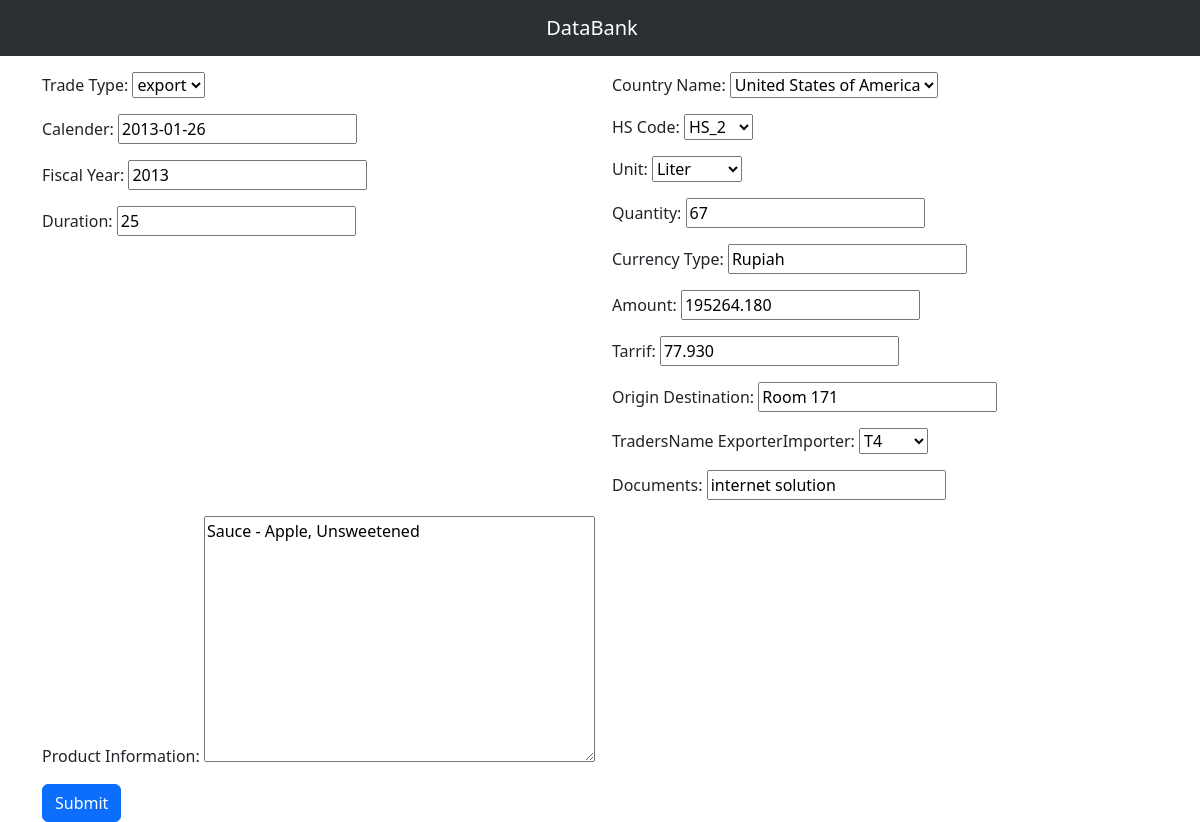
/update_trade_record/7/, run on the app's committed database.
### import_export/models.py (models this page shows, shortened)
class TradeData(models.Model):
    TRADE_OPTIONS = (
        ('import', 'import'),
        ('export', 'export')
    )
    id = models.IntegerField(primary_key=True, unique=True, editable=False)
    Trade_Type = models.CharField(max_length=100, choices=TRADE_OPTIONS, null=True, blank=True)
    Calender = models.DateField(null=True, blank=True)
    Fiscal_Year = models.CharField(max_length=10, null=True, blank=True)
    Duration = models.IntegerField(default=0, null=True, blank=True)
    Country_Name = models.ForeignKey(Country_meta, on_delete=models.CASCADE)
    HS_Code = models.ForeignKey(HS_Code_meta, on_delete=models.CASCADE)
    Unit = models.ForeignKey(Unit_meta, on_delete=models.CASCADE)
    Quantity = models.IntegerField(default=0, null=True, blank=True)
    Currency_Type = models.CharField(max_length=100, null=True, blank=True)
    Amount = models.DecimalField(max_digits=100, decimal_places=3,null=True, blank=True)
    Tarrif = models.DecimalField(max_digits=100, decimal_places=3, null=True, blank=True)
    Origin_Destination = models.CharField(max_length=200, null=True, blank=True)
    TradersName_ExporterImporter = models.ForeignKey(TradersName_ExporterImporter_meta,on_delete=models.CASCADE, null=True, blank=True)
    Documents = models.CharField(max_length=300, null=True, blank=True)
    Product_Information = models.TextField()

class Country_meta(models.Model):
    id = models.IntegerField(primary_key=True, unique=True, editable=False)
    Country_Name = models.CharField(max_length=200)
    Country_Code_2 = models.CharField(max_length=2, null=True, blank=True)
    Country_Code_3 = models.CharField(max_length=3, null=True, blank=True)
    def __str__(self):
        return self.Country_Name

class HS_Code_meta(models.Model):
    id = models.IntegerField(primary_key=True, unique=True, editable=False)
    HS_Code = models.CharField(max_length=100)
    Name = models.TextField(null=True, blank=True)
    def __str__(self):
        return self.HS_Code

### import_export/views.py (the view)
# urls.py: path('update_trade_record/<int:pk>/', views.update_trade_record, name = 'update_trade_record'),
def update_trade_record(request, pk):
    trade_record = TradeData.objects.get(id = pk)
    form = UploadTradeData(instance= trade_record)
    if request.method == 'POST':
        form = UploadTradeData(request.POST, instance=trade_record)
        if form.is_valid():
            form.save()
            return redirect('display_table')
    context = {'form':form}
    return render(request, 'import_export/upload_trade_record.html', context)

### import_export/forms.py
class UploadTradeData(ModelForm):
    class Meta:
        model = TradeData
        fields = '__all__'

### import_export/models.py (called while the page is built)
    def __str__(self):
        return self.Unit_Name

    def __str__(self):
        return self.Name

### import_export/templates/import_export/upload_trade_record.html (shortened to what this page needs)
{% extends 'main.html' %}
{% block content %}
<form method="POST">
    <div class="row">
      <div class="col-md-6">
        <div class="mb-3">
          {{ form.Trade_Type.label_tag }}
          {{ form.Trade_Type }}
        </div>
        <div class="mb-3">
          {{ form.Calender.label_tag }}
          {{ form.Calender }}
        </div>
        <div class="mb-3">
          {{ form.Fiscal_Year.label_tag }}
          {{ form.Fiscal_Year }}
        </div>
        <div class="mb-3">
            {{ form.Duration.label_tag }}
            {{ form.Duration }}
          </div>
      </div>
      <div class="col-md-6">
        <div class="mb-3">
          {{ form.Country_Name.label_tag }}
          {{ form.Country_Name }}
        </div>
        <div class="mb-3">
          {{ form.HS_Code.label_tag }}
          {{ form.HS_Code }}
        </div>
        <div class="mb-3">
          {{ form.Unit.label_tag }}
          {{ form.Unit }}
        </div>
        <div class="mb-3">
            {{ form.Quantity.label_tag }}
            {{ form.Quantity }}
          </div>
          <div class="mb-3">
            {{ form.Currency_Type.label_tag }}
            {{ form.Currency_Type }}
          </div>
          <div class="mb-3">
            {{ form.Amount.label_tag }}
            {{ form.Amount }}
          </div>
          <div class="mb-3">
            {{ form.Tarrif.label_tag }}
            {{ form.Tarrif }}
          </div>
          <div class="mb-3">
            {{ form.Origin_Destination.label_tag }}
            {{ form.Origin_Destination }}
          </div>
          <div class="mb-3">
            {{ form.TradersName_ExporterImporter.label_tag }}
            {{ form.TradersName_ExporterImporter }}
          </div>
          <div class="mb-3">
            {{ form.Documents.label_tag }}
            {{ form.Documents }}
          </div>
      </div>
    </div>
    <div class="mb-3">
      {{ form.Product_Information.label_tag }}
      {{ form.Product_Information }}
    </div>
    <button type="submit" class="btn btn-primary">Submit</button>
  </form>
{% endblock %}

### data on the page
TradeData: Trade_Type "export", Calender "2013-01-26", Fiscal_Year "2013", Duration "25", Unit "Liter", Quantity "67", Currency_Type "Rupiah", Amount "195264.180", Tarrif "77.930", Origin_Destination "Room 171", TradersName_ExporterImporter "T4", Documents "internet solution", Product_Information "Sauce - Apple, Unsweetened"
Country_meta: Country_Name "United States of America"
HS_Code_meta: HS_Code "HS_2"
